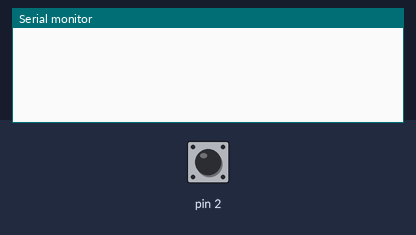
Recording of a sketch running on a simulated Arduino Uno, built with avr-gcc and run on an emulated ATmega328P. On the bench: the last lines printed to the serial monitor. Inputs (shaded band) come from the test bench; at power-on: pin 2 HIGH.

Above: at 1.2 s.
1.3 s: pin 2 driven LOW
At 2.1 s:
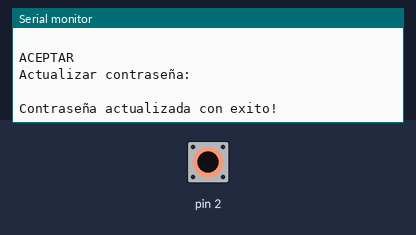
2.8 s: pin 2 driven HIGH
At 3.4 s:
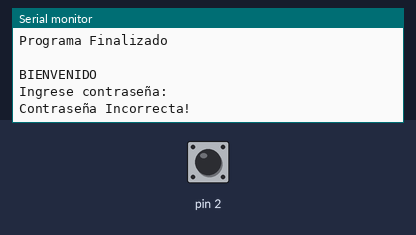
4.3 s: pin 2 driven LOW
At 5.2 s:
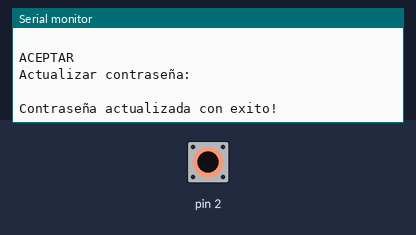

Measured:
- after the input at 1.3 s, the serial monitor: prints a new line at once (image 1)
- after the input at 2.8 s, the serial monitor: prints a new line after 0.08 s (image 2)

The sketch:

RamirezPaul_Deber7.ino
```cpp
/*
 * Deber #7
 * Autor: Ramirez Paul
 * Objetivo: Validar y actualizar contraseña
 * Fecha: 09/12/2020
 *
 */

#include<EEPROM.h>
int claveIngreso;//nueva contraseña de ingreso
int clave=4563;//contraseña incial
int actPass;//contraseña actualizada
int inicio=0;//int0
String dato;//dato ingresado por serial


void setup() {
  EEPROM.get(0,claveIngreso);
  if(claveIngreso!=clave && claveIngreso>0){
    clave=claveIngreso;
  }
  attachInterrupt(0,sistema,LOW);//int 0
  Serial.begin(9600);


}

void loop() {
  //inicia el programa cuando int0 esté en 1
  if(inicio==1){
    if(Serial.available()>0){//verifica el dato de la terminal
      dato=Serial.readString();//lee el dato de la terminal
      actPass=dato.toInt();//convierte a entero el string
    }
    claveIngreso=actPass;//iguala a la clave ingresada por serial
  }

  if(inicio==2){//inicio segunda accion
    if(claveIngreso==clave){//verifica que la clave ingresada por serial sea igual a la predeterminada
      Serial.println("Contraseña Correcta!");
      delay(5000);
    }else{
      Serial.println("Contraseña Incorrecta!");
      delay(5000);
    }
  }//fin segunda accion

  //inicio 3era accion
  if(inicio==3){
    if(Serial.available()>0){//verifica el dato en la terminal
      dato=Serial.readString();//lee el dato
      actPass=dato.toInt();//lo convierte a entero y lo alamcena en otra variable

    }
    claveIngreso=actPass;//iguala la clave de ingreso a la clave ingresada por serial
    EEPROM.update(0,claveIngreso);//actualiza la escritura en la eeprom con la nueva contraseña
    clave=claveIngreso;//cambia la clave predeterminada por la nueva introducida
  }//fin tercera accion

}

//metodo int0
void sistema(){
  switch(inicio){
    case 0:
    Serial.println("BIENVENIDO");
    Serial.println("Ingrese contraseña:");
    inicio++;
    break;
    case 1:
    Serial.println(" ");
    Serial.println("ACEPTAR");
    inicio++;
    break;
    case 2:
    Serial.println("Actualizar contraseña: ");
    inicio++;
    break;
    case 3:
    Serial.println(" ");
    Serial.println("Contraseña actualizada con exito!");
    inicio++;
    break;
    case 4:
    Serial.println("Programa Finalizado");
    Serial.println(" ");
    inicio=0;
    claveIngreso=0;
    actPass=0;
    break;

  }

}
```
